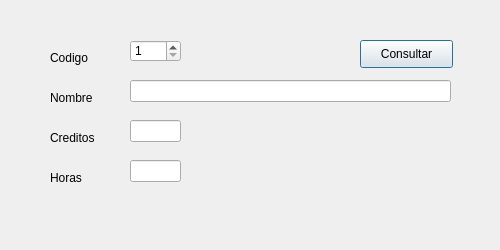
<?xml version="1.0" encoding="UTF-8"?>
<ui version="4.0">
 <class>dlgDemo06</class>
 <widget class="QDialog" name="dlgDemo06">
  <property name="geometry">
   <rect>
    <x>0</x>
    <y>0</y>
    <width>500</width>
    <height>250</height>
   </rect>
  </property>
  <property name="windowTitle">
   <string>Demo 06: Consulta Conectada de un Curso</string>
  </property>
  <widget class="QLabel" name="lblCodigo">
   <property name="geometry">
    <rect>
     <x>50</x>
     <y>50</y>
     <width>55</width>
     <height>16</height>
    </rect>
   </property>
   <property name="text">
    <string>Codigo</string>
   </property>
  </widget>
  <widget class="QLabel" name="lblNombre">
   <property name="geometry">
    <rect>
     <x>50</x>
     <y>90</y>
     <width>55</width>
     <height>16</height>
    </rect>
   </property>
   <property name="text">
    <string>Nombre</string>
   </property>
  </widget>
  <widget class="QLineEdit" name="txtNombre">
   <property name="geometry">
    <rect>
     <x>130</x>
     <y>80</y>
     <width>321</width>
     <height>22</height>
    </rect>
   </property>
   <property name="readOnly">
    <bool>true</bool>
   </property>
  </widget>
  <widget class="QLabel" name="lblCreditos">
   <property name="geometry">
    <rect>
     <x>50</x>
     <y>130</y>
     <width>55</width>
     <height>16</height>
    </rect>
   </property>
   <property name="text">
    <string>Creditos</string>
   </property>
  </widget>
  <widget class="QLineEdit" name="txtCreditos">
   <property name="geometry">
    <rect>
     <x>130</x>
     <y>120</y>
     <width>51</width>
     <height>22</height>
    </rect>
   </property>
   <property name="readOnly">
    <bool>true</bool>
   </property>
  </widget>
  <widget class="QPushButton" name="btnConsultar">
   <property name="geometry">
    <rect>
     <x>360</x>
     <y>40</y>
     <width>93</width>
     <height>28</height>
    </rect>
   </property>
   <property name="text">
    <string>Consultar</string>
   </property>
  </widget>
  <widget class="QSpinBox" name="txtCodigo">
   <property name="geometry">
    <rect>
     <x>130</x>
     <y>40</y>
     <width>51</width>
     <height>22</height>
    </rect>
   </property>
   <property name="minimum">
    <number>1</number>
   </property>
   <property name="maximum">
    <number>100</number>
   </property>
  </widget>
  <widget class="QLabel" name="lblHoras">
   <property name="geometry">
    <rect>
     <x>50</x>
     <y>170</y>
     <width>55</width>
     <height>16</height>
    </rect>
   </property>
   <property name="text">
    <string>Horas</string>
   </property>
  </widget>
  <widget class="QLineEdit" name="txtHoras">
   <property name="geometry">
    <rect>
     <x>130</x>
     <y>160</y>
     <width>51</width>
     <height>22</height>
    </rect>
   </property>
   <property name="readOnly">
    <bool>true</bool>
   </property>
  </widget>
 </widget>
 <resources/>
 <connections/>
</ui>
